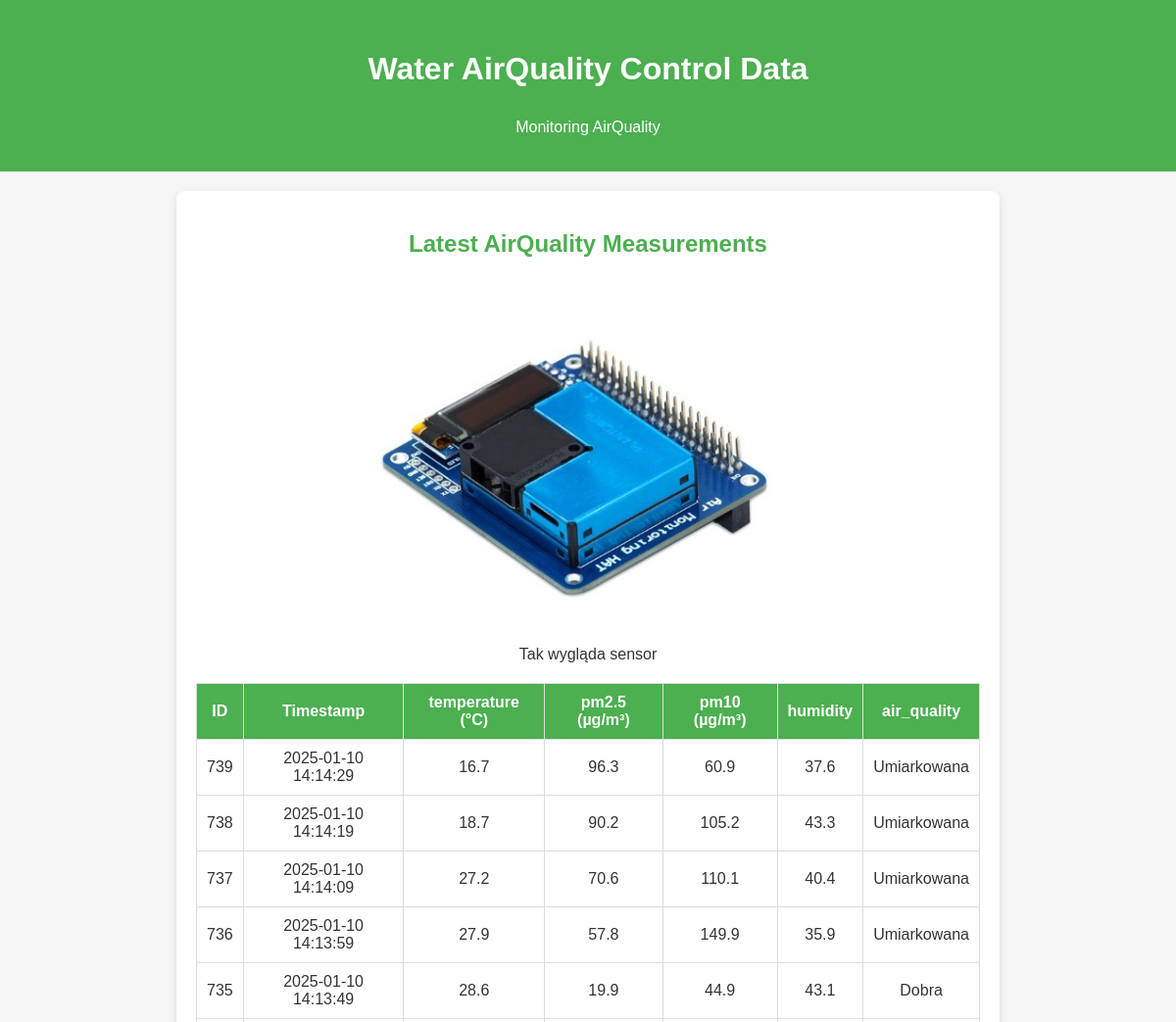
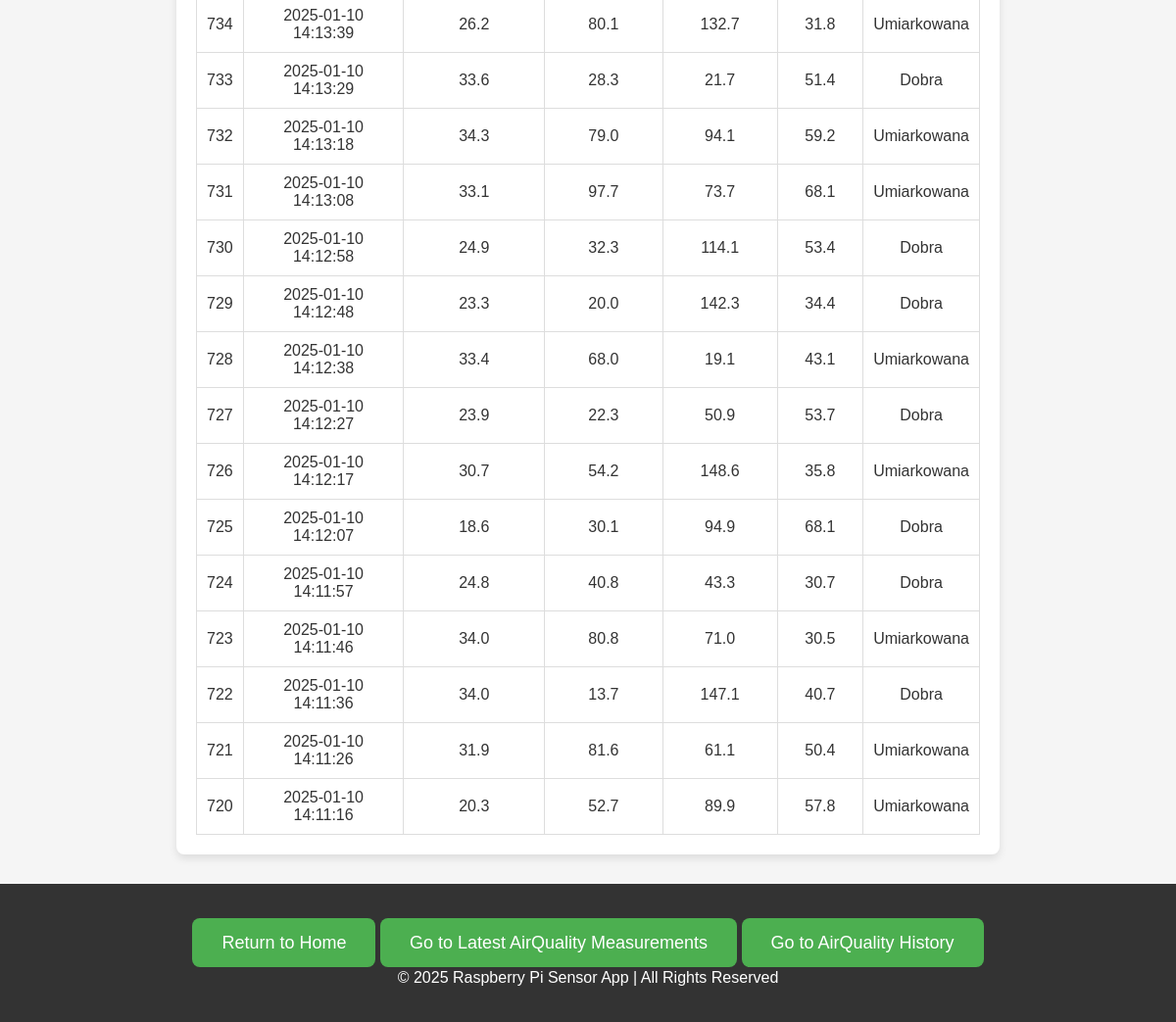
Before: /air_quality with the older database file (2 pictures, top to bottom).
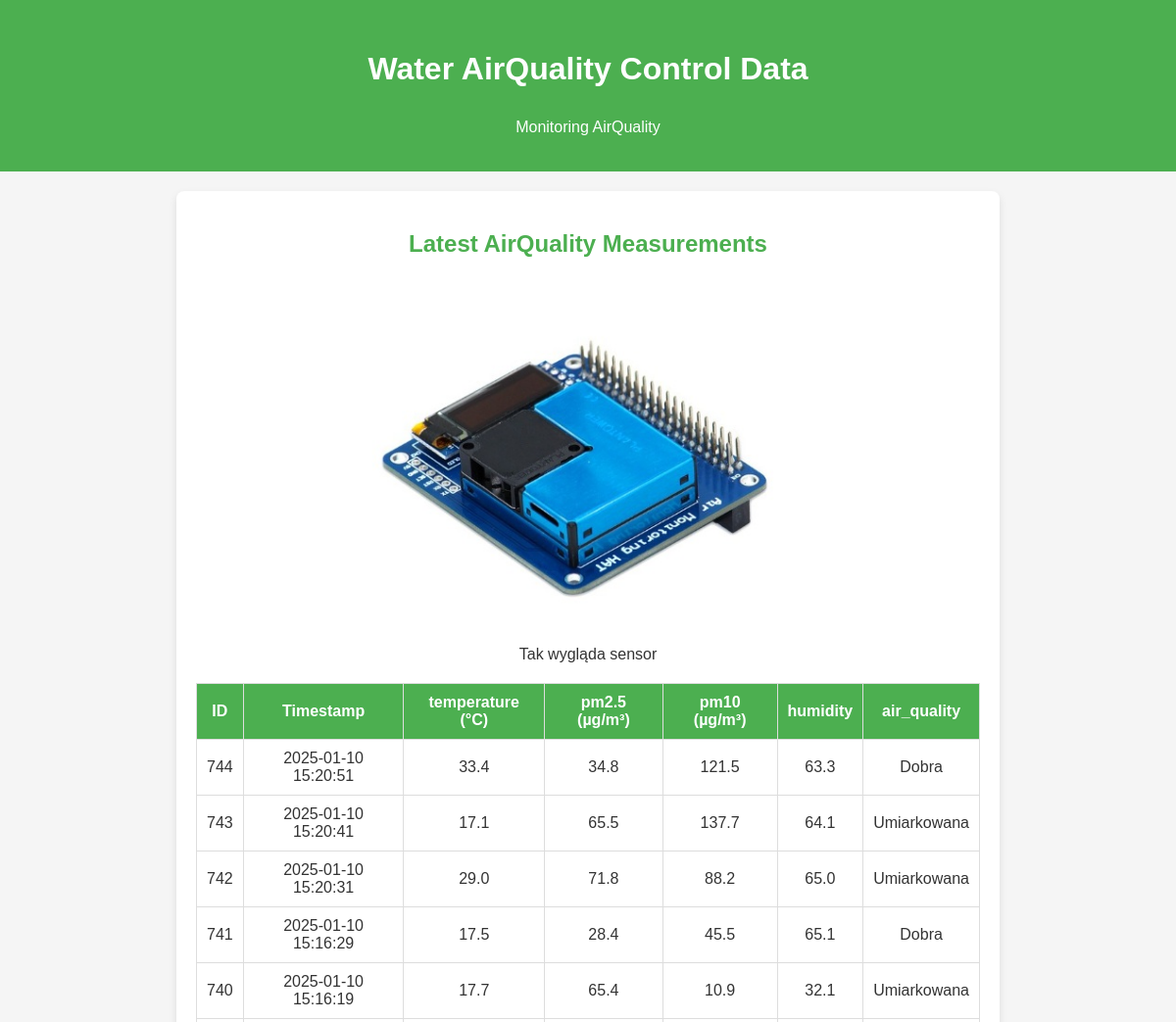
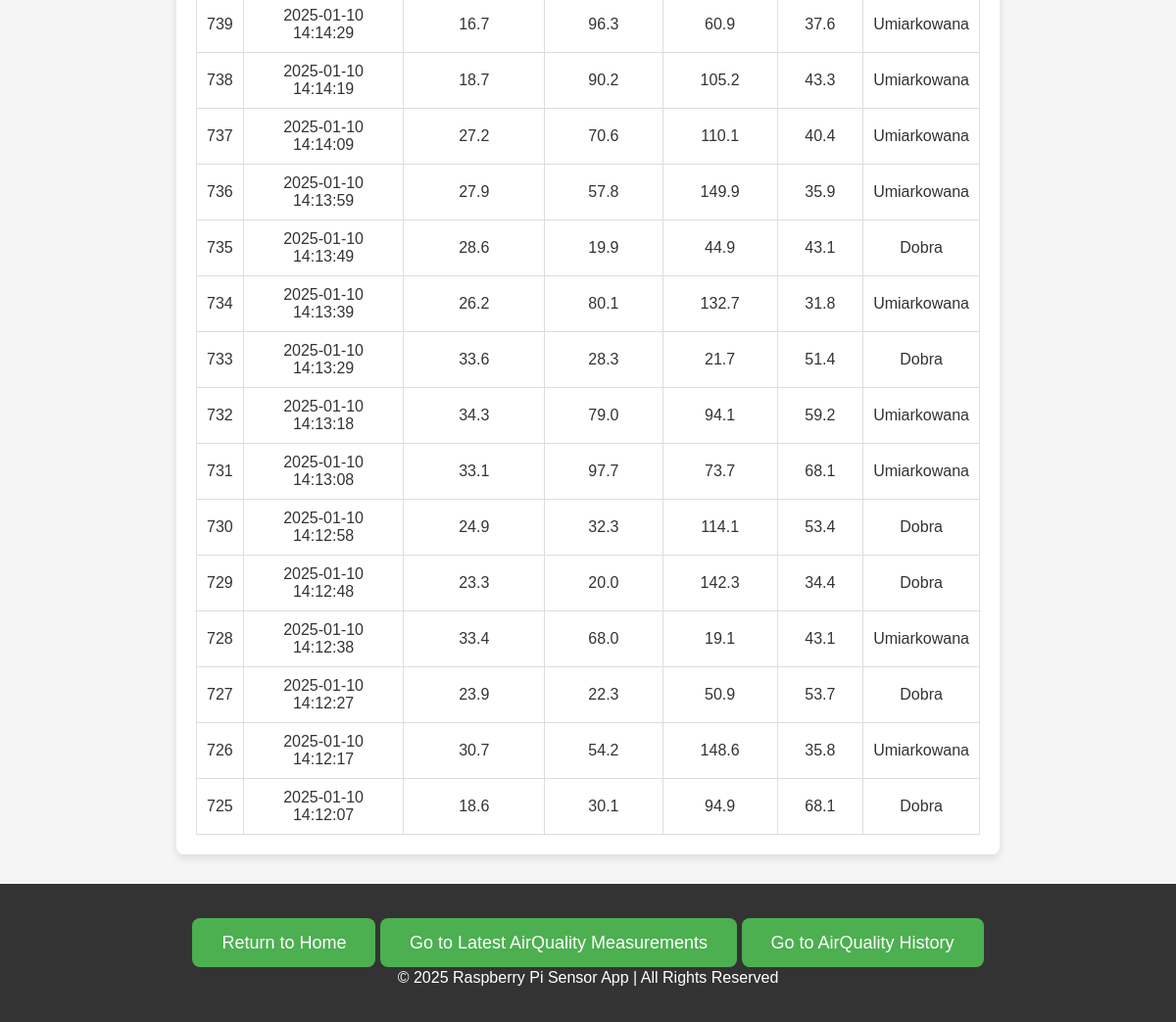
After: the same page with the newer database file (2 pictures, top to bottom).
### tables this page shows
CREATE TABLE air_control (
            id INTEGER PRIMARY KEY AUTOINCREMENT,
            timestamp DATETIME DEFAULT CURRENT_TIMESTAMP,
            pm25 REAL,
            pm10 REAL,
            temperature REAL,
            humidity REAL,
            air_quality TEXT
        );

### app.py (the view)
@app.route('/air_quality')
def air_quality_page():
    conn = sqlite3.connect(db_path)
    cursor = conn.cursor()
    cursor.execute("""
                   SELECT id, timestamp, temperature,
                   pm25, pm10, humidity, air_quality
                   FROM air_control
                   ORDER BY timestamp DESC LIMIT 20
                   """)
    measurements = cursor.fetchall()
    conn.close()
    return render_template('air_quality.html',
                           measurements=measurements)

### templates/air_quality.html (shortened to what this page needs)
<!DOCTYPE html>
<html lang="en">
<head>
    <link rel="stylesheet" href="static/css/index.css">
</head>
<body>
    <header>
        <p class="welcome-msg">Water AirQuality Control Data</p>
        <p>Monitoring AirQuality</p>
    </header>
    <div class="container">
        <h2>Latest AirQuality Measurements</h2>
        <div class="image-container">
            <img src="static/images/czujnik_pm_10.jpg" alt="Water Quality" class="resized-image">
            <p>Tak wygląda sensor</p>
        </div>
        <table>
            <thead>
                <tr>
                    <th>ID</th>
                    <th>Timestamp</th>
                    <th>temperature (&deg;C)</th>
                    <th>pm2.5 (&micro;g/m³)</th>
                    <th>pm10 (&micro;g/m³)</th>
                    <th>humidity</th>
                    <th>air_quality</th>
                </tr>
            </thead>
            <tbody>
                {% for measurement in measurements %}
                    <tr>
                        <td>{{ measurement[0] }}</td>
                        <td>{{ measurement[1] }}</td>
                        <td>{{ measurement[2] }}</td>
                        <td>{{ measurement[3] }}</td>
                        <td>{{ measurement[4] }}</td>
                        <td>{{ measurement[5] }}</td>
                        <td>{{ measurement[6] }}</td>
                    </tr>
                {% endfor %}
            </tbody>
        </table>
    </div>
    <footer>
        <div class="cta">
            <a href="/" class="button">Return to Home</a>
            <a href="/air_quality" class="button">Go to Latest AirQuality Measurements</a>
            <a href="/air_quality_history" class="button">Go to AirQuality History</a>
        </div>
        <p>&copy; 2025 Raspberry Pi Sensor App | All Rights Reserved</p>
    </footer>
</body>
</html>

Changed rows visible on the page:
no longer on this page (row unchanged): air_control: id "724", timestamp "2025-01-10 14:11:57", temperature "24.8", pm25 "40.8", pm10 "43.3", humidity "30.7", air_quality "Dobra"
no longer on this page (row unchanged): air_control: id "723", timestamp "2025-01-10 14:11:46", temperature "34.0", pm25 "80.8", pm10 "71.0", humidity "30.5", air_quality "Umiarkowana"
no longer on this page (row unchanged): air_control: id "722", timestamp "2025-01-10 14:11:36", temperature "34.0", pm25 "13.7", pm10 "147.1", humidity "40.7", air_quality "Dobra"
no longer on this page (row unchanged): air_control: id "721", timestamp "2025-01-10 14:11:26", temperature "31.9", pm25 "81.6", pm10 "61.1", humidity "50.4", air_quality "Umiarkowana"
no longer on this page (row unchanged): air_control: id "720", timestamp "2025-01-10 14:11:16", temperature "20.3", pm25 "52.7", pm10 "89.9", humidity "57.8", air_quality "Umiarkowana"
added air_control: id "744", timestamp "2025-01-10 15:20:51", temperature "33.4", pm25 "34.8", pm10 "121.5", humidity "63.3", air_quality "Dobra"
added air_control: id "743", timestamp "2025-01-10 15:20:41", temperature "17.1", pm25 "65.5", pm10 "137.7", humidity "64.1", air_quality "Umiarkowana"
added air_control: id "742", timestamp "2025-01-10 15:20:31", temperature "29.0", pm25 "71.8", pm10 "88.2", humidity "65.0", air_quality "Umiarkowana"
added air_control: id "741", timestamp "2025-01-10 15:16:29", temperature "17.5", pm25 "28.4", pm10 "45.5", humidity "65.1", air_quality "Dobra"
added air_control: id "740", timestamp "2025-01-10 15:16:19", temperature "17.7", pm25 "65.4", pm10 "10.9", humidity "32.1", air_quality "Umiarkowana"
